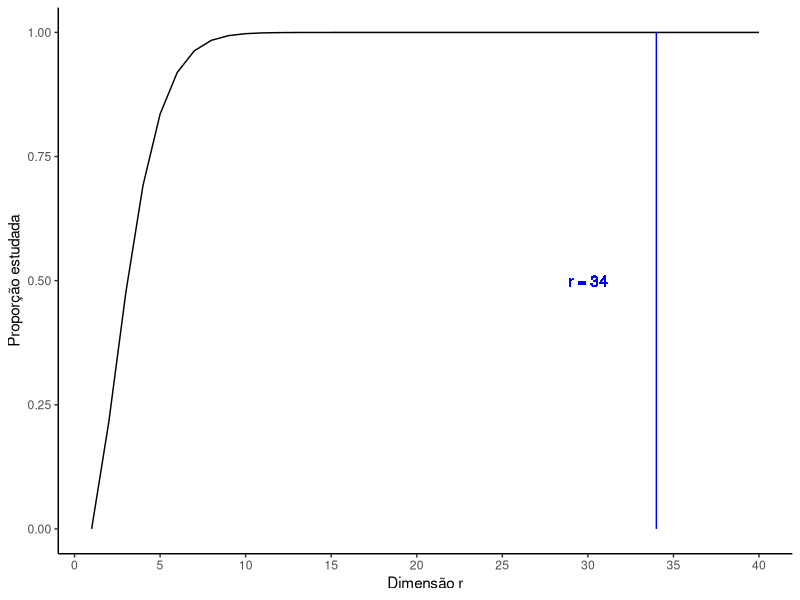

This chart was generated by the following R code:
options(scipen = 999999)
r = 1:40
A = 1
vCubo = (2*A)^r
vEsfera = (pi^(r/2))/(gamma(r/2 + 1))*A^r
Prop = 1-vEsfera/vCubo
# 
library(ggplot2)

data = data.frame(n = r, Prop = Prop)
ggplot(data, aes(x = r, y = Prop)) +
  geom_line() +
  geom_line(data = data.frame(x = c(34, 34),y = c(0, 1)), aes(x = x, y = y), 
            color = "blue") +
  geom_text(aes(x = 34, y = 0.5,label = "r = 34            "), 
            color = "blue", hjust = 1) +
  scale_x_continuous(breaks = seq(0, 40, 5)) +
  labs(x = "Dimensão r",
       y = "Proporção estudada") + 
  theme_classic()